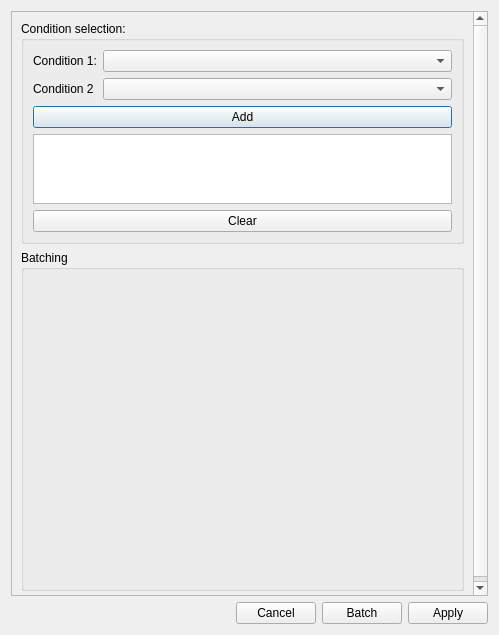
<?xml version="1.0" encoding="UTF-8"?>
<ui version="4.0">
 <class>differenceDialog</class>
 <widget class="QDialog" name="differenceDialog">
  <property name="geometry">
   <rect>
    <x>0</x>
    <y>0</y>
    <width>499</width>
    <height>635</height>
   </rect>
  </property>
  <property name="windowTitle">
   <string>Meggie - Difference</string>
  </property>
  <layout class="QGridLayout" name="gridLayout">
   <item row="0" column="0">
    <widget class="QScrollArea" name="scrollArea">
     <property name="minimumSize">
      <size>
       <width>0</width>
       <height>0</height>
      </size>
     </property>
     <property name="verticalScrollBarPolicy">
      <enum>Qt::ScrollBarAsNeeded</enum>
     </property>
     <property name="horizontalScrollBarPolicy">
      <enum>Qt::ScrollBarAsNeeded</enum>
     </property>
     <property name="sizeAdjustPolicy">
      <enum>QAbstractScrollArea::AdjustToContents</enum>
     </property>
     <property name="widgetResizable">
      <bool>true</bool>
     </property>
     <widget class="QWidget" name="scrollAreaWidgetContents">
      <property name="geometry">
       <rect>
        <x>0</x>
        <y>0</y>
        <width>465</width>
        <height>630</height>
       </rect>
      </property>
      <property name="minimumSize">
       <size>
        <width>0</width>
        <height>0</height>
       </size>
      </property>
      <layout class="QGridLayout" name="gridLayout_2">
       <item row="0" column="0">
        <widget class="QGroupBox" name="groupBoxDifference">
         <property name="title">
          <string>Condition selection:</string>
         </property>
         <layout class="QFormLayout" name="formLayout">
          <item row="0" column="0">
           <widget class="QLabel" name="labelCondition1">
            <property name="text">
             <string>Condition 1:</string>
            </property>
           </widget>
          </item>
          <item row="0" column="1">
           <widget class="QComboBox" name="comboBoxCondition1"/>
          </item>
          <item row="1" column="0">
           <widget class="QLabel" name="labelCondition2">
            <property name="text">
             <string>Condition 2</string>
            </property>
           </widget>
          </item>
          <item row="1" column="1">
           <widget class="QComboBox" name="comboBoxCondition2"/>
          </item>
          <item row="2" column="0" colspan="2">
           <widget class="QPushButton" name="pushButtonAdd">
            <property name="text">
             <string>Add</string>
            </property>
           </widget>
          </item>
          <item row="3" column="0" colspan="2">
           <widget class="QListWidget" name="listWidgetDifferences">
            <property name="selectionMode">
             <enum>QAbstractItemView::NoSelection</enum>
            </property>
           </widget>
          </item>
          <item row="4" column="0" colspan="2">
           <widget class="QPushButton" name="pushButtonClear">
            <property name="text">
             <string>Clear</string>
            </property>
           </widget>
          </item>
         </layout>
        </widget>
       </item>
       <item row="1" column="0">
        <widget class="QGroupBox" name="groupBoxBatching">
         <property name="title">
          <string>Batching</string>
         </property>
         <layout class="QGridLayout" name="gridLayoutBatching">
          <item row="0" column="0">
           <widget class="QWidget" name="batchingWidgetPlaceholder" native="true">
            <property name="minimumSize">
             <size>
              <width>300</width>
              <height>300</height>
             </size>
            </property>
           </widget>
          </item>
         </layout>
        </widget>
       </item>
       <item row="2" column="0">
        <spacer name="verticalSpacer">
         <property name="orientation">
          <enum>Qt::Vertical</enum>
         </property>
         <property name="sizeHint" stdset="0">
          <size>
           <width>20</width>
           <height>40</height>
          </size>
         </property>
        </spacer>
       </item>
      </layout>
     </widget>
    </widget>
   </item>
   <item row="1" column="0">
    <layout class="QHBoxLayout" name="horizontalLayout">
     <item>
      <spacer name="horizontalSpacer">
       <property name="orientation">
        <enum>Qt::Horizontal</enum>
       </property>
       <property name="sizeHint" stdset="0">
        <size>
         <width>40</width>
         <height>20</height>
        </size>
       </property>
      </spacer>
     </item>
     <item>
      <widget class="QPushButton" name="pushButtonCancel">
       <property name="text">
        <string>Cancel</string>
       </property>
      </widget>
     </item>
     <item>
      <widget class="QPushButton" name="pushButtonBatch">
       <property name="text">
        <string>Batch</string>
       </property>
      </widget>
     </item>
     <item>
      <widget class="QPushButton" name="pushButtonApply">
       <property name="text">
        <string>Apply</string>
       </property>
      </widget>
     </item>
    </layout>
   </item>
  </layout>
 </widget>
 <resources/>
 <connections>
  <connection>
   <sender>pushButtonCancel</sender>
   <signal>clicked()</signal>
   <receiver>differenceDialog</receiver>
   <slot>reject()</slot>
   <hints>
    <hint type="sourcelabel">
     <x>116</x>
     <y>197</y>
    </hint>
    <hint type="destinationlabel">
     <x>18</x>
     <y>131</y>
    </hint>
   </hints>
  </connection>
  <connection>
   <sender>pushButtonApply</sender>
   <signal>clicked()</signal>
   <receiver>differenceDialog</receiver>
   <slot>accept()</slot>
   <hints>
    <hint type="sourcelabel">
     <x>319</x>
     <y>197</y>
    </hint>
    <hint type="destinationlabel">
     <x>47</x>
     <y>149</y>
    </hint>
   </hints>
  </connection>
  <connection>
   <sender>pushButtonBatch</sender>
   <signal>clicked()</signal>
   <receiver>differenceDialog</receiver>
   <slot>acceptBatch()</slot>
   <hints>
    <hint type="sourcelabel">
     <x>175</x>
     <y>210</y>
    </hint>
    <hint type="destinationlabel">
     <x>371</x>
     <y>156</y>
    </hint>
   </hints>
  </connection>
 </connections>
 <slots>
  <slot>acceptBatch()</slot>
 </slots>
</ui>
